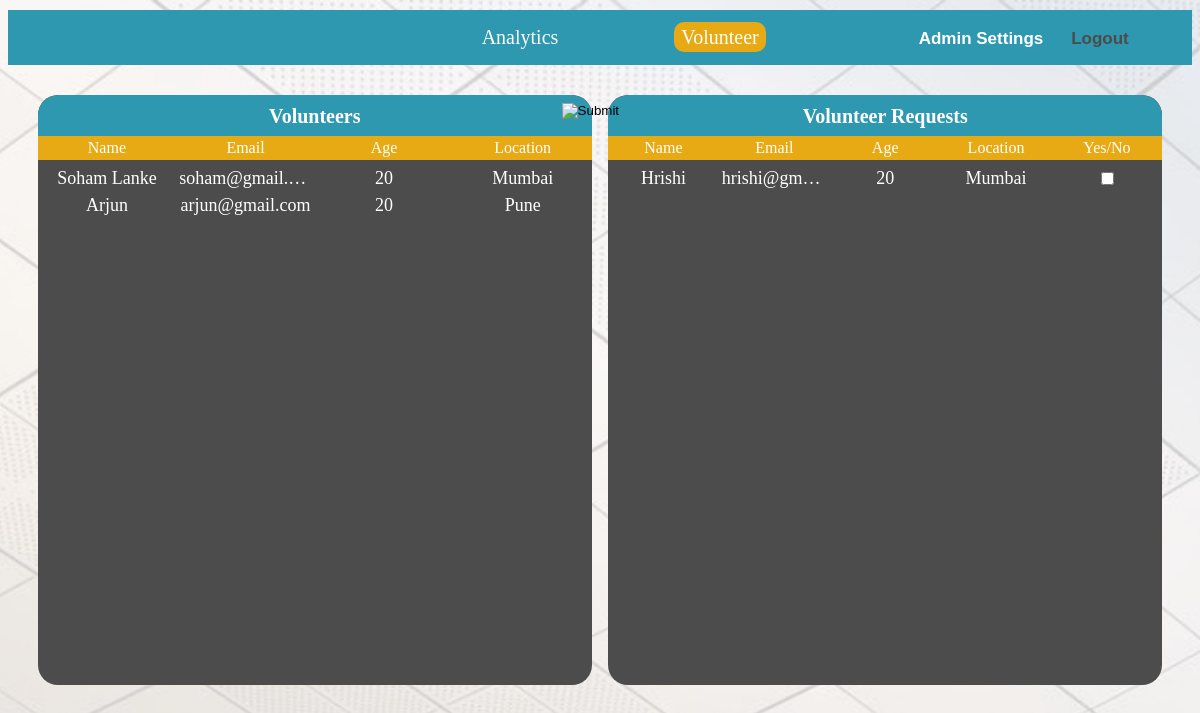
The page /volunteer.php (signed in) on the database its author committed.
### tables this page shows
CREATE TABLE `volunteer` (
  `vid` int(11) NOT NULL,
  `name` text NOT NULL,
  `email` text NOT NULL,
  `age` int(11) NOT NULL,
  `location` mediumtext NOT NULL,
  `checkbox` tinytext NOT NULL DEFAULT '\'no\''
);

### volunteer.php (the view, shortened to what this page needs)
<html>
    <head>
        <link rel="stylesheet" href="css/Volunteer.css">
    </head>
    <body>
        <header>
            <div class = "menubar">
                <ul>
                    <li><a href="admin.php" >Analytics</a></li>
                    <li><a href="#" class="active">Volunteer</a></li>
                </ul>
                <form style="display: inline;" action="includes/logout.inc.php" method="post">
                <button type="submit" id = "logout"  >Logout</button>
            </form>
            <form style="display: inline;" action="admin-settings.php" method="post">
                <button type="submit" id="newAdmin">Admin Settings</button>
            </form>
            </div>
        </header>
        <div class = "info">
            <div id="box1" class="box">
                <form action="form.html" style="position: absolute; margin-left: 43%; padding: 8px;">
                    <input type="image" src="https://img.icons8.com/flat_round/24/000000/plus.png" name="">
                </form>
                <h2><p>Volunteers</p></h2>
			    <ul class="box-heading">
				<li>Name</li>
				<li>Email</li>
                <li>Age</li>
                <li>Location</li>
                </ul>
                <table style="width:100%; text-align: center; border-collapse: collapse; margin-top: 5px">
                    <tr>
                       <?php
                            require 'includes/dbh.inc.php';
                            $sql = "SELECT * from volunteer WHERE checkbox='yes'";
                            if($result = mysqli_query($conn, $sql)){
                                if(mysqli_num_rows($result) > 0){
                                    while($row = mysqli_fetch_array($result)){
                                        echo '<tr';
                                        echo '>';
                                        echo '<td style=" width: 25%; color: white; font-size:18px; padding: 3px;">'.$row['name'].'</td>';
                                        echo '<td style=" width: 25%; color: white; font-size:18px; padding: 3px;">'.$row['email'].'</td>';
                                        echo '<td style=" width: 25%; color: white; font-size:18px; padding: 3px;"> '.$row['age'].'</td>';
                                         echo '<td style=" width: 25%; color: white; font-size:18px; padding: 3px;">'.$row['location'].'</td>';
                                        echo "</tr>";
                                    }
                                }
                            }
                         ?>
                    </tr>
                </table>
            </div>
            <div id="box2" class="box">
                <h2><p>Volunteer Requests</p></h2>
                <ul class="box-heading">
                <li>Name</li>
                <li>Email</li>
                <li>Age</li>
                <li>Location</li>
                <li>Yes/No</li>
                </ul>
                <table style="width:100%; text-align: center; border-collapse: collapse; margin-top: 5px">
                    <tr>
                       <?php
                            require 'includes/dbh.inc.php';
                            $sql = "SELECT * from volunteer where checkbox='no'";
                            if($result = mysqli_query($conn, $sql)){
                                if(mysqli_num_rows($result) > 0){
                                    while($row = mysqli_fetch_array($result)){
                                        echo '<tr ';
                                        echo '>';
                                        echo '<td style=" width: 20%; color: white; font-size:18px; padding: 3px;">'.$row['name'].'</td>';
                                        echo '<td style=" width: 20%; color: white; font-size:18px; padding: 3px;">'.$row['email'].'</td>';
                                        echo '<td style=" width: 20%; color: white; font-size:18px; padding: 3px;"> '.$row['age'].'</td>';
                                        echo '<td style=" width: 20%; color: white; font-size:18px; padding: 3px;">'.$row['location'].'</td>';
                                        echo '<td style="width: 20%"><input type="checkbox" name="checkbox" value="" onclick="window.location='."'includes/acceptVolunteer.php?vid=".$row['vid']."'".'"></td>';
                                    }
                                }
                            }
                         ?>
                    </tr>
                </table>
            </div>
        </div>
    </body>
</html>

### css/Volunteer.css (style rules this page uses)
body { cursor: url("https://img.icons8.com/android/15/000000/cursor.png"), auto; background-image: url("../images/bgimg.png"); background-repeat: no-repeat; height: 95%; background-position: center; background-repeat: no-repeat; background-size: cover; }
td { text-align: center; width: 25%; max-width: 2px; overflow: hidden; text-overflow: ellipsis; white-space: nowrap; }
#logout { color: #4C4C4C; background-color: transparent; border: transparent; font-size: 17px; width: 80px; height: 40px; position: absolute; border-radius: 2px; margin-top: 9px; right: 60px; font-weight: bold; }
.box { background-color: #4C4C4C; border-radius: 20px; overflow: auto; }
.menubar ul { list-style: none; display: inline-flex; }
.menubar ul li { width: 200px; }
.menubar { background-color: #2D98AF; text-align: center; }
header { margin-top: 10px; }
.active { background-color: #E8AA14; border-radius: 10px; }
.menubar ul li a { text-decoration: none; color: #FEFEFA; font-family: Roboto Slab; font-size: 20px; padding: 4px; padding-right: 7px; padding-left: 7px; }
.info { margin: 30px auto; height: 590px; width: 95%; display: grid; grid-template-columns: 1fr 1fr; grid-gap: 1em; }
.info div { color: white; }
#box1, #box2 { grid-row: 1/3; }
.info div h2 p { text-align: center; background-color: #2D98AF; padding: 0px; margin: 0px; border-top-left-radius: 20px; border-top-right-radius: 20px; height: 31px; padding-top: 10px; font-size: 20px; }
.info div h2 { margin: 0px; padding: 0px; }
.info div ul { list-style: none; display: table; table-layout: fixed; justify-content: center; background-color: #E8AA14; height: 24px; margin: 0px; padding: 0px; width: 100%; }
.box-heading li { display: table-cell; text-align: center; vertical-align: middle; }

### volunteer.php (style rules this page uses)
#newAdmin { color: white; background-color: transparent; border: transparent; font-size: 17px; width: 150px; height: 40px; position: absolute; border-radius: 2px; margin-top: 9px; right: 144px; font-weight: bold; }

### rows shown on the page
volunteer: name "Soham Lanke", email "soham@gmail.…", age "20", location "Mumbai"
volunteer: name "Arjun", email "arjun@gmail.com", age "20", location "Pune"
volunteer: name "Hrishi", email "hrishi@gm…", age "20", location "Mumbai"
